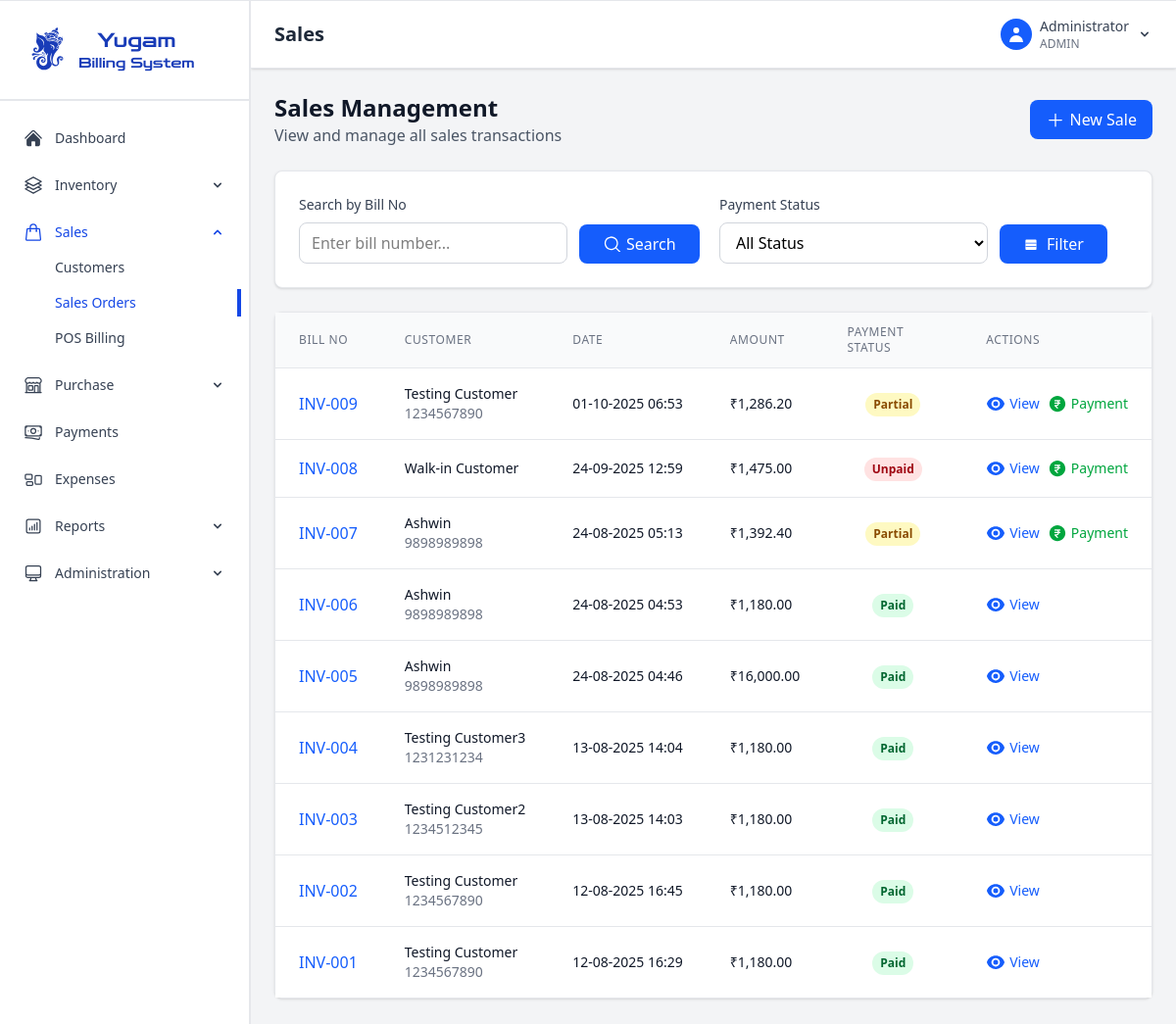
Before: /sales (signed in) with the older database file.
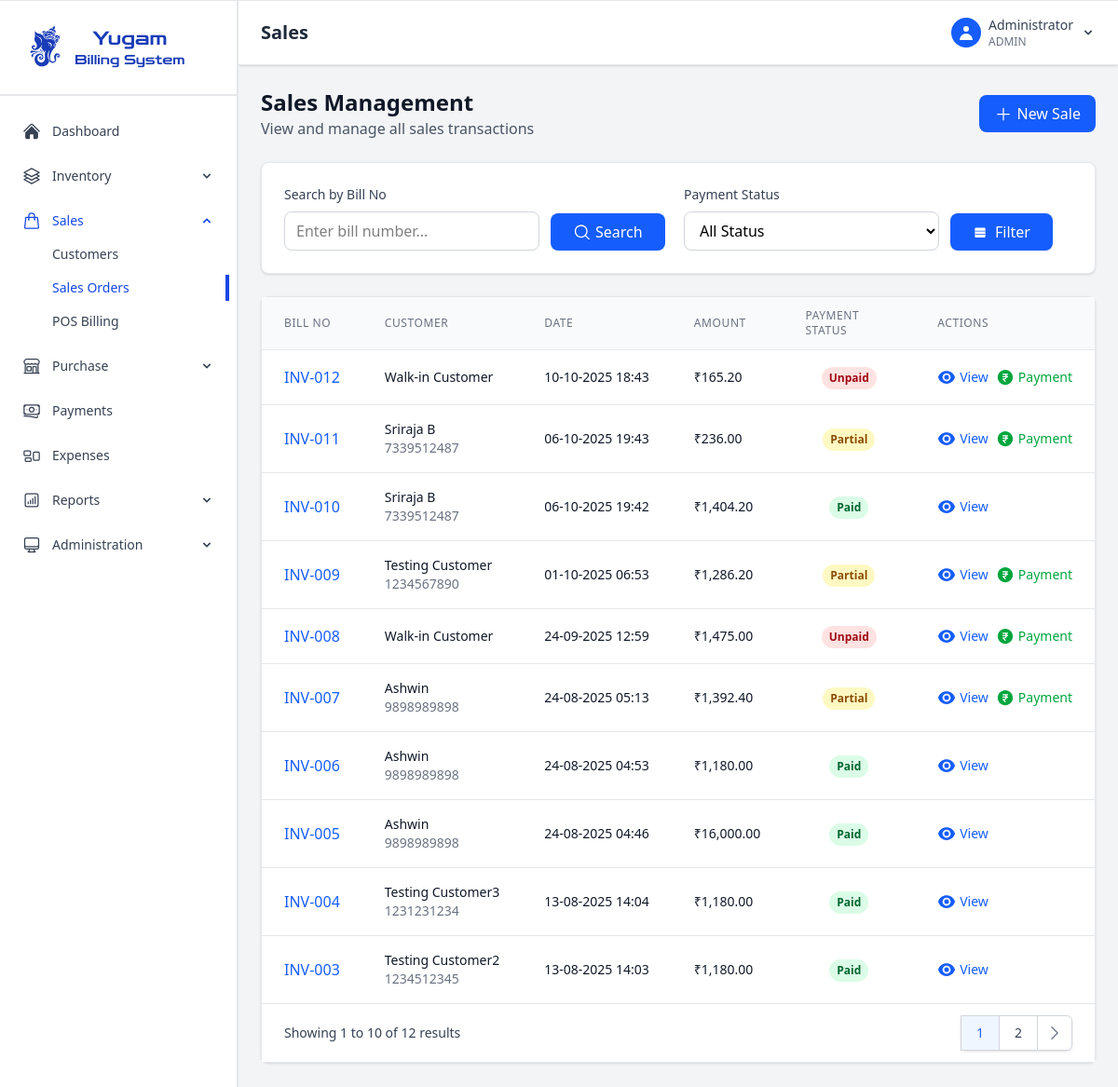
After: the same page with the newer database file.
### app.py (models this page shows)
class Invoice(db.Model):
    id = db.Column(db.Integer, primary_key=True)
    bill_no = db.Column(db.String(20), unique=True, nullable=False)
    customer_id = db.Column(db.Integer, db.ForeignKey('customer.id'))
    total_amount = db.Column(db.Float, nullable=False)
    discount = db.Column(db.Float, default=0)
    cgst = db.Column(db.Float, default=0)
    sgst = db.Column(db.Float, default=0)
    igst = db.Column(db.Float, default=0)
    final_amount = db.Column(db.Float, nullable=False)
    payment_status = db.Column(db.String(20), default='unpaid')  # paid, partial, unpaid
    created_at = db.Column(db.DateTime, default=datetime.utcnow)
    customer = db.relationship('Customer', backref='invoices')

class Customer(db.Model):
    id = db.Column(db.Integer, primary_key=True)
    name = db.Column(db.String(100), nullable=False)
    mobile_number = db.Column(db.String(15), unique=True, nullable=False)
    email = db.Column(db.String(100))
    address = db.Column(db.Text)
    created_at = db.Column(db.DateTime, default=datetime.utcnow)

### app.py (the view)
@app.route('/sales')
@login_required
def sales():
    page = request.args.get('page', 1, type=int)
    search = request.args.get('search', '', type=str)
    status = request.args.get('status', '', type=str)
    query = Invoice.query.order_by(Invoice.created_at.desc())
    if search:
        query = query.filter(Invoice.bill_no.contains(search))
    if status:
        query = query.filter(Invoice.payment_status==status)
    sales = query.paginate(page=page, per_page=10, error_out=False)
    return render_template('sales.html', sales=sales, search=search,status=status)

### app.py (called while the page is built)
@login_manager.user_loader
def load_user(user_id):
    return User.query.get(int(user_id))

@app.context_processor
def inject_datetime():
    return {'datetime': datetime}

### templates/sales.html (shortened to what the changed rows need)
{% extends "base.html" %}
{% block page_title %}Sales{% endblock %}
{% block content %}
<div>
    <div class="mb-6">
        <div class="flex justify-between items-center">
            <div>
                <h1 class="text-2xl font-bold text-gray-900">Sales Management</h1>
            </div>
        </div>
    </div>
    <div class="bg-white rounded-lg shadow-sm border border-gray-200">
        <div class="overflow-x-auto">
            <table class="min-w-full divide-y divide-gray-200">
                <thead class="bg-gray-50">
                    <tr>
                        <th class="px-6 py-3 text-left text-xs font-medium text-gray-500 uppercase tracking-wider">Bill No</th>
                        <th class="px-6 py-3 text-left text-xs font-medium text-gray-500 uppercase tracking-wider">Customer</th>
                        <th class="px-6 py-3 text-left text-xs font-medium text-gray-500 uppercase tracking-wider">Date</th>
                        <th class="px-6 py-3 text-left text-xs font-medium text-gray-500 uppercase tracking-wider">Amount</th>
                        <th class="px-6 py-3 text-left text-xs font-medium text-gray-500 uppercase tracking-wider">Payment Status</th>
                        <th class="px-6 py-3 text-left text-xs font-medium text-gray-500 uppercase tracking-wider">Actions</th>
                    </tr>
                </thead>
                <tbody class="bg-white divide-y divide-gray-200">
                    {% for sale in sales.items %}
                    <tr class="hover:bg-gray-50">
                        <td class="px-6 py-4 whitespace-nowrap">
                            <button onclick="viewSaleDetails({{ sale.id }})"
                                    class="text-blue-600 hover:text-blue-800 font-medium">
                                {{ sale.bill_no }}
                            </button>
                        </td>
                        <td class="px-6 py-4 whitespace-nowrap">
                            <div class="text-sm font-medium text-gray-900">
                                {{ sale.customer.name if sale.customer else 'Walk-in Customer' }}
                            </div>
                            {% if sale.customer %}
                            <div class="text-sm text-gray-500">{{ sale.customer.mobile_number }}</div>
                            {% endif %}
                        </td>
                        <td class="px-6 py-4 whitespace-nowrap text-sm text-gray-900">
                            {{ sale.created_at.strftime('%d-%m-%Y %H:%M') }}
                        </td>
                        <td class="px-6 py-4 whitespace-nowrap text-sm font-medium text-gray-900">
                            ₹{{ "{:,.2f}".format(sale.final_amount) }}
                        </td>
                        <td class="px-6 py-4 whitespace-nowrap text-center">
                            {% if sale.payment_status == 'paid' %}
                                <span class="inline-flex px-2 py-1 text-xs font-semibold rounded-full bg-green-100 text-green-800">
                                    Paid
                                </span>
                            {% elif sale.payment_status == 'partial' %}
                                <span class="inline-flex px-2 py-1 text-xs font-semibold rounded-full bg-yellow-100 text-yellow-800">
                                    Partial
                                </span>
                            {% else %}
                                <span class="inline-flex px-2 py-1 text-xs font-semibold rounded-full bg-red-100 text-red-800">
                                    Unpaid
                                </span>
                            {% endif %}
                        </td>
                        <td class="px-6 py-4 whitespace-nowrap text-sm font-medium">
                            <div class="flex space-x-2">
                                <button onclick="viewSaleDetails({{ sale.id }})"
                                        class="text-blue-600 hover:text-blue-900 flex cursor-pointer">
                                           View
                                </button>
                                {% if sale.payment_status != 'paid' %}
                                <button onclick="addPayment({{ sale.id }})"
                                        class="text-green-600 hover:text-green-900 flex cursor-pointer">
                                        Payment
                                </button>
                                {% endif %}
                            </div>
                        </td>
                    </tr>
                    {% endfor %}
                </tbody>
            </table>
        </div>
        {% if sales.pages > 1 %}
        <div class="bg-white px-4 py-3 flex items-center justify-between border-t border-gray-200 sm:px-6">
            <div class="hidden sm:flex-1 sm:flex sm:items-center sm:justify-between">
                <div>
                    <p class="text-sm text-gray-700">
                        Showing {{ (sales.page - 1) * sales.per_page + 1 }} to
                        {{ sales.page * sales.per_page if sales.page * sales.per_page < sales.total else sales.total }}
                        of {{ sales.total }} results
                    </p>
                </div>
                <div>
                    <nav class="relative z-0 inline-flex rounded-md shadow-sm -space-x-px">
                        {% for page_num in sales.iter_pages() %}
                            {% if page_num %}
                                {% if page_num != sales.page %}
                                <a href="{{ url_for('sales', page=page_num, search=search) }}"
                                   class="relative inline-flex items-center px-4 py-2 border border-gray-300 bg-white text-sm font-medium text-gray-700 hover:bg-gray-50">
                                    {{ page_num }}
                                </a>
                                {% else %}
                                <span class="relative inline-flex items-center px-4 py-2 border border-gray-300 bg-blue-50 text-sm font-medium text-blue-600">
                                    {{ page_num }}
                                </span>
                                {% endif %}
                            {% else %}
                            <span class="relative inline-flex items-center px-4 py-2 border border-gray-300 bg-white text-sm font-medium text-gray-700">
                                ...
                            </span>
                            {% endif %}
                        {% endfor %}
                        {% if sales.has_next %}
                        <a href="{{ url_for('sales', page=sales.next_num, search=search) }}"
                           class="relative inline-flex items-center px-2 py-2 rounded-r-md border border-gray-300 bg-white text-sm font-medium text-gray-500 hover:bg-gray-50">
                           <svg xmlns="http://www.w3.org/2000/svg" viewBox="0 0 24 24" fill="currentColor" class="size-5">
                            <path fill-rule="evenodd" d="M16.28 11.47a.75.75 0 0 1 0 1.06l-7.5 7.5a.75.75 0 0 1-1.06-1.06L14.69 12 7.72 5.03a.75.75 0 0 1 1.06-1.06l7.5 7.5Z" clip-rule="evenodd" />
                          </svg>
                        </a>
                        {% endif %}
                    </nav>
                </div>
            </div>
        </div>
        {% endif %}
    </div>
</div>
{% endblock %}

Changed rows visible on the page:
no longer on this page (row unchanged): Invoice: bill_no "INV-002", customer "Testing Customer", customer.mobile_number "1234567890", created_at "12-08-2025 16:45", final_amount "1,180.00", payment_status "Paid"
no longer on this page (row unchanged): Invoice: bill_no "INV-001", customer "Testing Customer", customer.mobile_number "1234567890", created_at "12-08-2025 16:29", final_amount "1,180.00", payment_status "Paid"
added Invoice: bill_no "INV-012", customer "Walk-in Customer", created_at "10-10-2025 18:43", final_amount "165.20", payment_status "Unpaid"
added Invoice: bill_no "INV-011", customer "Sriraja B", customer.mobile_number "7339512487", created_at "06-10-2025 19:43", final_amount "236.00", payment_status "Partial"
added Invoice: bill_no "INV-010", customer "Sriraja B", customer.mobile_number "7339512487", created_at "06-10-2025 19:42", final_amount "1,404.20", payment_status "Paid"
Other visible differences:
{{ (sales.page - 1) * sales.per_page + 1 }}: (not shown) → "1"
{{ sales.total }}: (not shown) → "12"
text now shown: "Showing to 10 of results"
new list line: "1"
new list line: "2"
